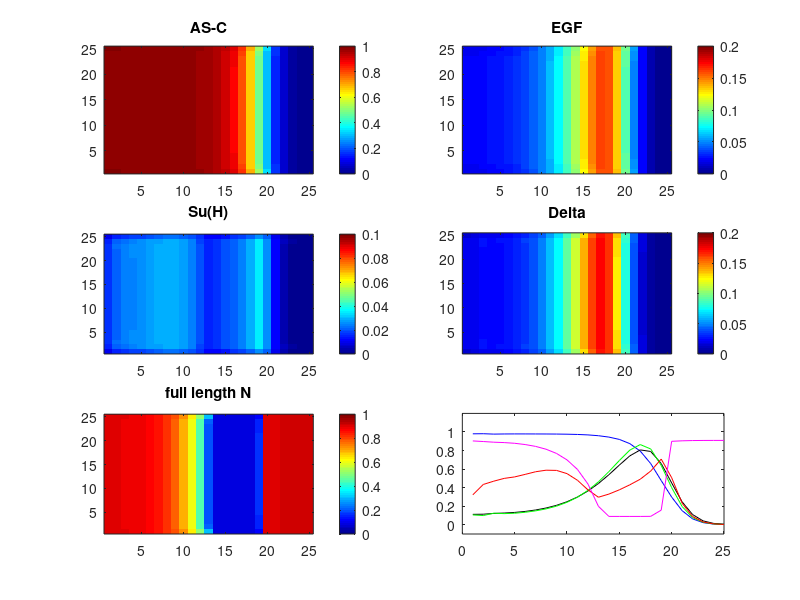

This chart was generated by the following MATLAB code:
%2 dimension 5 variables 
%EGF (E), full length Notch (F), Notch signal (S), Delta (D), AS-C (A)
%Step function
%full length Notch degrades by cis-inhibition and trans-activation
dn=0.25;%trans activation
dc=10;%cis inhibition 5<dc<10
ec=0.1;
n=1;%full length Notch production
kf=0.1;%full length Notch degradation (spontaneous)
kt=0.1;%full length Notch degradation by trans-activation

kd=1;ae=1;ad=1;
ea=10;de=5;ke=1;ks=1;
dx = 2;dx2=dx * dx;dt=0.01;Tmax = 1000;
Xmax=25;Xsteps=1:Xmax;
Emax=0.2; Nmax=0.1;Dmax=0.2;
colorlimit_u=[0 1]; colorlimit_e=[0 Emax]; colorlimit_n=[0 Nmax];colorlimit_d=[0 Dmax];

E= zeros(Xmax,Xmax,Tmax);
F= ones(Xmax,Xmax,Tmax);%full length Notch
S= zeros(Xmax,Xmax,Tmax);%SuH activity
%H= zeros(Xmax,Xmax,Tmax);%H binding
D= zeros(Xmax,Xmax,Tmax);
A= zeros(Xmax,Xmax,Tmax);
ESH= zeros(Xmax,Xmax);
SigmaD= zeros(Xmax,Xmax);
  
A(:,1,1)=0.90*ones(Xmax,1,1);
A(:,2,1)=0.31*ones(Xmax,1,1);
A(:,3,1)=0.02*ones(Xmax,1,1);
E(:,1,1)=0.054*ones(Xmax,1,1);
E(:,2,1)=0.021*ones(Xmax,1,1);
E(:,3,1)=0.0016*ones(Xmax,1,1); 
D(:,1,1)=0.062*ones(Xmax,1,1);
D(:,2,1)=0.021*ones(Xmax,1,1);
D(:,3,1)=0.0013*ones(Xmax,1,1);

for T=1: Tmax-1
    Etemp=E(:,:,T);
    Eright(:,Xmax)=Etemp(:,Xmax);Eright(:,1:Xmax-1)=Etemp(:,2:Xmax);
    Eleft(:,1)=Etemp(:,1);Eleft(:,2:Xmax)=Etemp(:,1:Xmax-1);
    Etop(Xmax,:)=Etemp(Xmax,:);Etop(1:Xmax-1,:)=Etemp(2:Xmax,:);
    Ebottom(1,:)=Etemp(1,:);Ebottom(2:Xmax,:)=Etemp(1:Xmax-1,:);
    DeltaE=(Eright+Eleft+Etop+Ebottom-4*Etemp)/dx2;
    E(:,:,T+1)= E(:,:,T) + dt*( ae*A(:,:,T).*(1-A(:,:,T)) - ke*E(:,:,T) +de*DeltaE);
    D(:,:,T+1)= D(:,:,T) + dt*( ad*A(:,:,T).*(1-A(:,:,T)) - kd*D(:,:,T) );     
        
    Dtemp=D(:,:,T);
    Dright=zeros(Xmax,Xmax);Dright(:,1:Xmax-1)=Dtemp(:,2:Xmax);
    Dleft=zeros(Xmax,Xmax);Dleft(:,2:Xmax)=Dtemp(:,1:Xmax-1);
    Dtop=zeros(Xmax,Xmax);Dtop(1:Xmax-1,:)=Dtemp(2:Xmax,:);
    Dbottom=zeros(Xmax,Xmax);Dbottom(2:Xmax,:)=Dtemp(1:Xmax-1,:);
    SigmaD=Dright+Dleft+Dtop+Dbottom;
    S(:,:,T+1)= S(:,:,T) + dt*( dn* SigmaD.*F(:,:,T)  -ks*S(:,:,T) ); 
    F(:,:,T+1)= F(:,:,T) + dt*( n*(1-F(:,:,T)) - dc*(D(:,:,T)>=ec).*F(:,:,T)-kf*F(:,:,T) -kt*SigmaD.*F(:,:,T) );

    ESH=E(:,:,T+1)-S(:,:,T+1);ESH=ESH.*(ESH>0);
    A(:,:,T+1)=A(:,:,T)+dt*ea*ESH.*(1-A(:,:,T));
end

figure('Position',[2000 500 800 900]);colormap jet;
for T=1:20:800
    subplot(3,2,1);imagesc(A(:,:,T),colorlimit_u);set(gca,'YDir','normal');title('AS-C');colorbar;
    subplot(3,2,2);imagesc(E(:,:,T),colorlimit_e);set(gca,'YDir','normal');title('EGF');colorbar;
    subplot(3,2,3);imagesc(S(:,:,T),colorlimit_n);set(gca,'YDir','normal');title('Su(H)');colorbar;
    subplot(3,2,4);imagesc(D(:,:,T),colorlimit_d);set(gca,'YDir','normal');title('Delta');colorbar;
    subplot(3,2,5);imagesc(F(:,:,T),colorlimit_u);set(gca,'YDir','normal');title('full length N');colorbar;
    subplot(3,2,6);
    plot(Xsteps,A(13,:,T),'b',Xsteps, 5*E(13,:,T),'k',Xsteps,5*D(13,:,T),'g',Xsteps,20*S(13,:,T),'r',Xsteps,F(13,:,T),'m');ylim([-0.1 1.2]);
    pause(0.001);
end